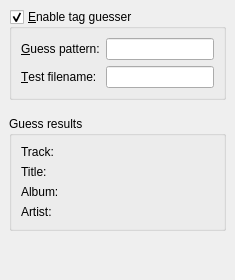
         <widget class="QWidget" name="tagGuesserPage">
          <layout class="QVBoxLayout">
           <property name="spacing">
            <number>6</number>
           </property>
           <property name="leftMargin">
            <number>9</number>
           </property>
           <property name="topMargin">
            <number>9</number>
           </property>
           <property name="rightMargin">
            <number>9</number>
           </property>
           <property name="bottomMargin">
            <number>9</number>
           </property>
           <item>
            <widget class="QGroupBox" name="tagGuesserCheck">
             <property name="title">
              <string>&amp;Enable tag guesser</string>
             </property>
             <property name="checkable">
              <bool>true</bool>
             </property>
             <layout class="QGridLayout">
              <property name="leftMargin">
               <number>9</number>
              </property>
              <property name="topMargin">
               <number>9</number>
              </property>
              <property name="rightMargin">
               <number>9</number>
              </property>
              <property name="bottomMargin">
               <number>9</number>
              </property>
              <property name="spacing">
               <number>6</number>
              </property>
              <item row="1" column="1">
               <widget class="QLineEdit" name="testLine"/>
              </item>
              <item row="0" column="0">
               <widget class="QLabel" name="label_8">
                <property name="text">
                 <string>&amp;Guess pattern:</string>
                </property>
                <property name="buddy">
                 <cstring>patternLine</cstring>
                </property>
               </widget>
              </item>
              <item row="1" column="0">
               <widget class="QLabel" name="label_8_2">
                <property name="text">
                 <string>&amp;Test filename:</string>
                </property>
                <property name="buddy">
                 <cstring>testLine</cstring>
                </property>
               </widget>
              </item>
              <item row="0" column="1">
               <widget class="QLineEdit" name="patternLine">
                <property name="toolTip">
                 <string>%b = Band/Artist
%a = Album
%n = Track number
%t = Title
%i = Ignore part of file name
</string>
                </property>
               </widget>
              </item>
             </layout>
            </widget>
           </item>
           <item>
            <spacer>
             <property name="orientation">
              <enum>Qt::Vertical</enum>
             </property>
             <property name="sizeType">
              <enum>QSizePolicy::Minimum</enum>
             </property>
             <property name="sizeHint" stdset="0">
              <size>
               <width>20</width>
               <height>10</height>
              </size>
             </property>
            </spacer>
           </item>
           <item>
            <widget class="QGroupBox" name="groupBox_2">
             <property name="title">
              <string>Guess results</string>
             </property>
             <layout class="QVBoxLayout">
              <property name="spacing">
               <number>6</number>
              </property>
              <property name="leftMargin">
               <number>9</number>
              </property>
              <property name="topMargin">
               <number>9</number>
              </property>
              <property name="rightMargin">
               <number>9</number>
              </property>
              <property name="bottomMargin">
               <number>9</number>
              </property>
              <item>
               <widget class="QLabel" name="trackLabel">
                <property name="text">
                 <string>Track:</string>
                </property>
               </widget>
              </item>
              <item>
               <widget class="QLabel" name="titleLabel">
                <property name="text">
                 <string>Title:</string>
                </property>
               </widget>
              </item>
              <item>
               <widget class="QLabel" name="albumLabel">
                <property name="text">
                 <string>Album:</string>
                </property>
               </widget>
              </item>
              <item>
               <widget class="QLabel" name="bandLabel">
                <property name="text">
                 <string>Artist:</string>
                </property>
               </widget>
              </item>
             </layout>
            </widget>
           </item>
           <item>
            <spacer>
             <property name="orientation">
              <enum>Qt::Vertical</enum>
             </property>
             <property name="sizeHint" stdset="0">
              <size>
               <width>20</width>
               <height>40</height>
              </size>
             </property>
            </spacer>
           </item>
          </layout>
         </widget>
